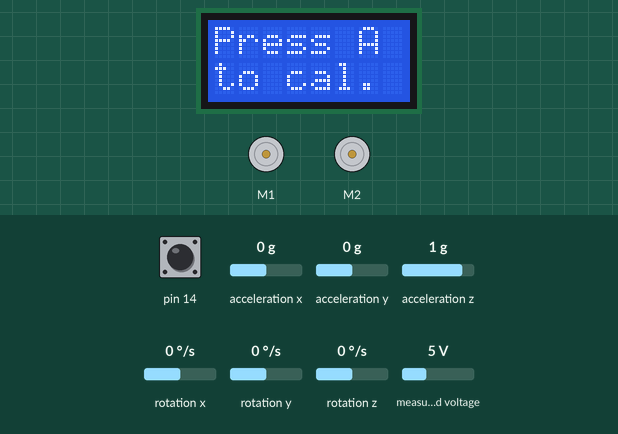
Simulated run of this sketch. Board: Arduino Leonardo, built with avr-gcc and run on an emulated ATmega32U4. Shown: 8×2 character LCD, 2 × DC motor (green arrow = forward, orange = backward, longer = faster). Inputs (shaded band) come from the test bench; at power-on: pin 14 HIGH, rotation z 0 °/s, acceleration x 0 g, acceleration y 0 g, acceleration z 1 g, rotation x 0 °/s, rotation y 0 °/s, measured voltage 5 V. What the sketch prints to the serial monitor is not drawn.

Above: at 0.8 s.
0.9 s: pin 14 pulled LOW for 0.15 s
At 2.9 s:
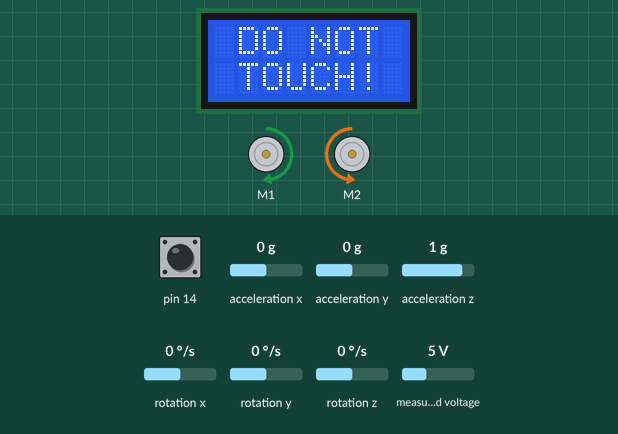
9.0 s: pin 14 pulled LOW for 3.2 s
At 14.1 s:
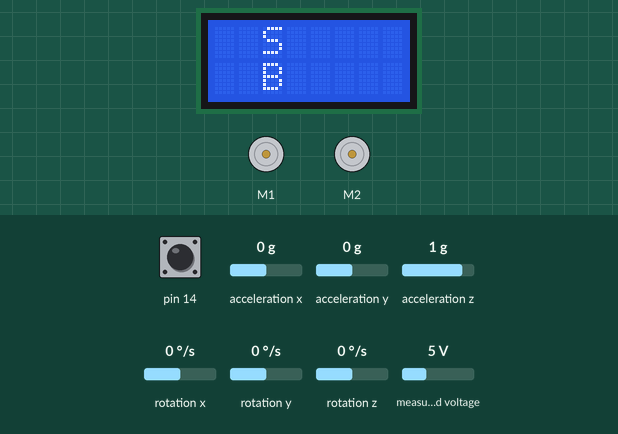
15.0 s: pin 14 pulled LOW for 1 s
At 17.5 s:
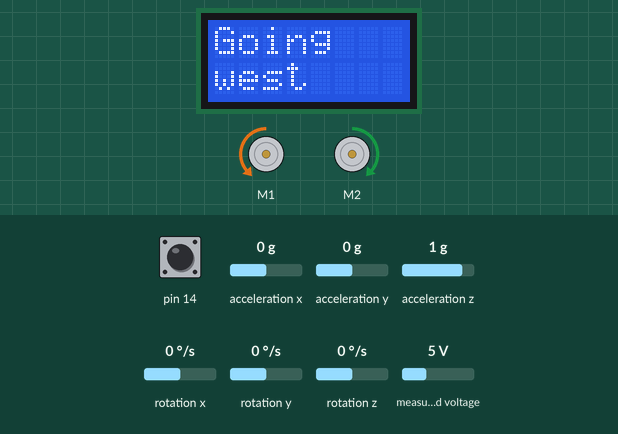
18.5 s: rotation z set to -100 °/s
At 20.1 s:
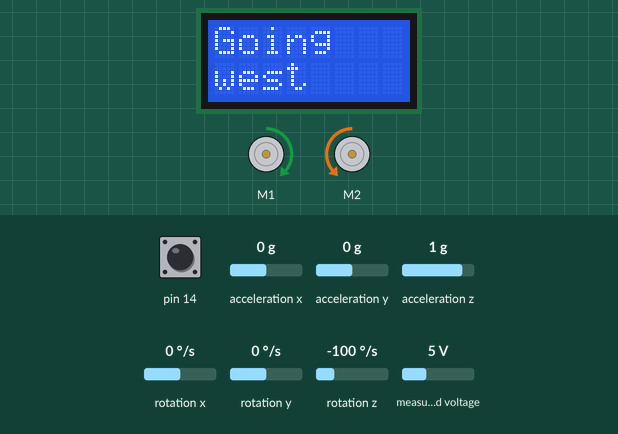
21.5 s: pin 14 pulled LOW for 0.15 s
At 23.5 s:
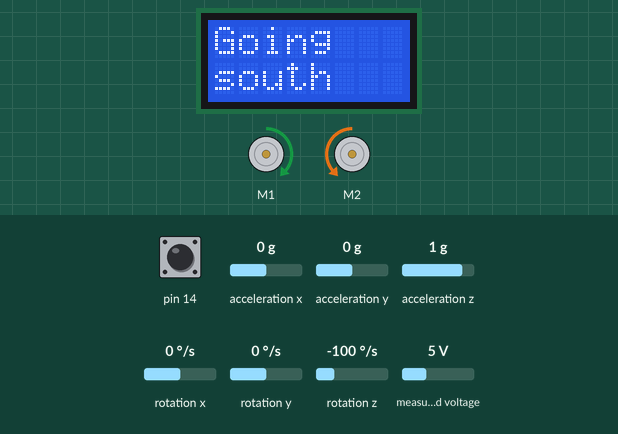
24.6 s: pin 14 pulled LOW for 0.15 s
At 26.1 s:
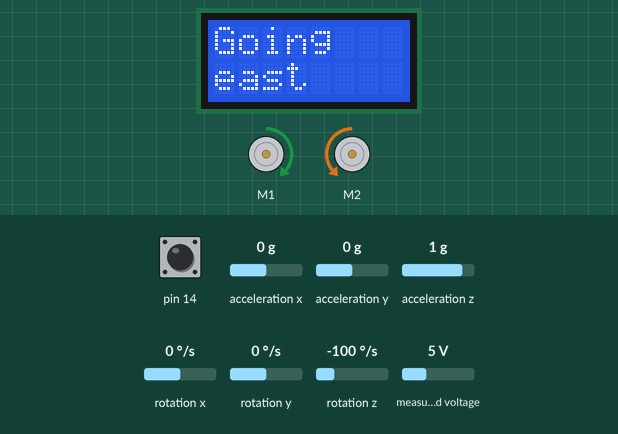
Timing chart, 0 to 28.7 s (numbered marks = the images above; inputs shaded):
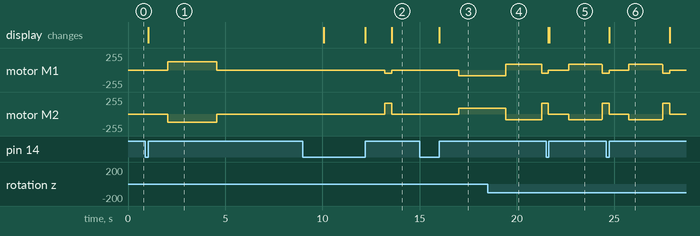

The sketch:

09-EscapingTheLabyrinth.ino
```cpp
#include <Zumo32U4.h>
#include "MazeCommands.h"

Zumo32U4ButtonA buttonA;
Zumo32U4LCD lcd;

void setup()
{
    // This writes the inital text to the LCD, telling the user to press A
    lcd.clear();
    lcd.print("Press A");
    lcd.gotoXY(0, 1);
    lcd.print("to cal.");

    // This waits for the A button to be pressed, then updates the LCD and red LED
    buttonA.waitForButton();
    lcd.clear();
    lcd.print(" DO NOT");
    lcd.gotoXY(0, 1);
    lcd.print(" TOUCH!");
    ledRed(1);

    delay(1000); // Wait one second for the user to remove their hand
    calibrate(); // Calibrate the line sensors and gyro
    ledRed(0);   // Reset the red LED

    // This writes the next set of text to the LCD
    lcd.clear();
    lcd.print("Press A");
    lcd.gotoXY(0, 1);
    lcd.print("to start");

    // Wait for the A button to be pressed again
    buttonA.waitForButton();
    lcd.clear();
    delay(1000);

    // Reset the gyro to its starting angle (normally, this isn't necessary but could be changed if the robot doesn't start facing north)
    gyro.angle = 0;
}

void loop()
{
    int availableDirections = followToTurn(); // Follows a line until it finds an intersection or dead end, then returns which directions are available

    // This writes the available directions to the screen
    lcd.clear();
    if (availableDirections & North) // This syntax checks if "North" is one of the available directions (we can discuss how this works in more detail for those interested!)
    {
        lcd.print("N");
    }

    lcd.gotoXY(1, 0);
    if (availableDirections & East)
    {
        lcd.print("E");
    }

    lcd.gotoXY(2, 0);
    if (availableDirections & South)
    {
        lcd.print("S");
    }

    lcd.gotoXY(3, 0);
    if (availableDirections & West)
    {
        lcd.print("W");
    }

    // In additon to reading cardinal directions, the "availableDirections" includes relative directions
    lcd.gotoXY(0, 1);
    if (availableDirections & Forward)
    {
        lcd.print("F");
    }

    lcd.gotoXY(1, 1);
    if (availableDirections & Right)
    {
        lcd.print("R");
    }

    lcd.gotoXY(2, 1);
    if (availableDirections & Backward)
    {
        lcd.print("B");
    }

    lcd.gotoXY(3, 1);
    if (availableDirections & Left)
    {
        lcd.print("L");
    }

    // This indicates whether the end was reached
    ledGreen(finished ? 1 : 0); // "finished" stores whether the end has been detected

    // Wait for the A button to be pressed, then print the cardinal direction to turn
    buttonA.waitForButton();
    lcd.clear();
    lcd.print("Going");
    lcd.gotoXY(0, 1);
    switch (getCardinalDirection(Left)) // "getCardinalDirection" can be used to convert relative directions to cardinal directions
    {
    case North:
        lcd.print("north");
        break;

    case East:
        lcd.print("east");
        break;

    case South:
        lcd.print("south");
        break;

    case West:
        lcd.print("west");
        break;
    }

    // Wait one second, then turn
    delay(1000);
    turn(Left); // Turn to the left. You can also use this function to turn to a specified cardinal direction
}
```

MazeCommands.h
```cpp
#include <Zumo32U4.h>
#include "ZumoGyroPosition.h"

#define NOMINAL_VOLTAGE 5600

#define WHITE_THRESHOLD 200     // The maximum line sensor reading to be read as white
#define BLACK_THRESHOLD 900     // The minimum line sensor reading to be read as black
#define SENSOR_HISTORY_LENGTH 5 // The number of sensor values to average for detecting intersections
#define BASE_SPEED 80           // The base motor speed while line following

#define FOLLOW_GAIN 0.15          // The gain to use while line following
#define FOLLOW_MAX_TURN_SPEED 150 // The maximum turn speed to use while line following
#define FOLLOW_MIN_TIME 350       // The miniumum number of milliseconds to follow the line before scnning for intersections

#define SCAN_DISTANCE 375       // The amount to drive forward after initial detection of an intersection (encoder ticks)
#define SCAN_GAIN 3.5           // The gain to use while driving forwards to scan an intersection
#define SCAN_COMPLETE_MARGIN 20 // The maximum error to finish scan movement (encoder ticks)

#define TURN_GAIN 30           // The gain to use while turning to an angle
#define TURN_MAX_SPEED 120     // The maximum motor speed to use while turning
#define TURN_COMPLETE_MARGIN 2 // The maximum error to finish a turn (degrees)

Zumo32U4LineSensors lineSensors;
ZumoGyroPosition gyro;
Zumo32U4Encoders encoders;
Zumo32U4Motors motors;

unsigned int sensorValues[5];
bool finished = false; // Whether the finish has been detected (never reset)

// Cardinal directions (which are read using the gyro sensor)
enum CardinalDirection
{
    North = 1,
    East = 2,
    South = 4,
    West = 8,
};

// Relative directions (which are based on the current gyro value)
enum RelativeDirection
{
    Forward = 16,
    Right = 32,
    Backward = 64,
    Left = 128
};

// Drives while compensating for battery voltage to improve consistency.
void driveCompensated(int left, int right)
{
    int battery = readBatteryMillivolts();
    int leftPower = ((((double)left / 400) * NOMINAL_VOLTAGE) / battery) * 400;
    int rightPower = ((((double)right / 400) * NOMINAL_VOLTAGE) / battery) * 400;
    Serial.println(left);
    motors.setSpeeds(leftPower, rightPower);
}

// Calibrates the line sensors and gyro sensor (should be placed over the calibration area and not moved)
void calibrate()
{
    // Calibrate the line sensors by turning in place
    lineSensors.initFiveSensors();
    motors.setSpeeds(200, -200);
    unsigned long startTime = millis();
    while (millis() - startTime < 2500)
    {
        lineSensors.calibrate();
    }
    motors.setSpeeds(0, 0);

    // Wait until the robot stops moving, then calibrate the gyro sensor
    delay(500);
    gyro.setup(false);
}

// Utility function for ensuring an angle is between -180° and 180°
double simplifyAngle(double angle)
{
    // Bring the angle to between -180° and 180° by shifting in units of 360°
    while (angle < -180)
    {
        angle += 360;
    }
    while (angle > 180)
    {
        angle -= 360;
    }
    return angle;
}

// Utility function for determing cardinal direction from a relative direction
CardinalDirection getCardinalDirection(RelativeDirection relativeDirection)
{
    // Find the correct relative angle
    int relativeAngle;
    switch (relativeDirection)
    {
    case Forward:
        relativeAngle = 0;
        break;

    case Right:
        relativeAngle = 90;
        break;

    case Backward:
        relativeAngle = 180;
        break;

    case Left:
        relativeAngle = -90;
        break;
    }

    // Calculate the angle for the specified relative direction
    double angle = simplifyAngle(gyro.angle + relativeAngle);

    // Find the nearest cardinal direction
    if (angle > -45 && angle <= 45)
    {
        return North;
    }
    else if (angle > 45 && angle <= 135)
    {
        return East;
    }
    else if (angle <= -45 && angle > -135)
    {
        return West;
    }
    else
    {
        return South;
    }
}

// Follows a line until it finds an intersection or dead end, then returns which directions are available (cardinal and relative)
int followToTurn()
{
    int availableDirections = 0;                 // Tracks all available directions (to be updated as directions are confirmed)
    bool scanningIntersection = false;           // Whether the robot is current moving straight forwards to scan an intersection
    unsigned long startTime = millis();          // The time (ms) that line following started
    int sensorHistory[5][SENSOR_HISTORY_LENGTH]; // The sensor history for averaging over a series of measurements

    // Initialize sensor history to all -1s, to keep track of which values are recorderd
    int sensorIndex;
    for (sensorIndex = 0; sensorIndex < 5; ++sensorIndex)
    {
        int i;
        for (i = 0; i < SENSOR_HISTORY_LENGTH; ++i)
        {
            sensorHistory[sensorIndex][i] = -1;
        }
    }

    while (true)
    {
        // Update the line sensors and gyro continuously
        int linePosition = lineSensors.readLine(sensorValues);
        gyro.update();

        // Update sensor history by shifting to the left and adding the new value
        int avgSensorValues[5];
        int sensorIndex;
        for (sensorIndex = 0; sensorIndex < 5; ++sensorIndex)
        {
            int avgTotal = 0;
            int avgCount = 0;

            int i;
            for (i = 0; i < SENSOR_HISTORY_LENGTH - 1; ++i)
            {
                int newValue = sensorHistory[sensorIndex][i + 1];
                sensorHistory[sensorIndex][i] = newValue;

                // Add to averaging totals if a real value
                if (newValue > 0)
                {
                    avgTotal += newValue;
                    avgCount += 1;
                }
            }

            // Add the current sensor value and calculate the average
            sensorHistory[sensorIndex][SENSOR_HISTORY_LENGTH - 1] = sensorValues[sensorIndex];
            avgTotal += sensorValues[sensorIndex];
            avgCount += 1;
            avgSensorValues[sensorIndex] = avgTotal / avgCount;
        }

        if (scanningIntersection) // Currently moving fowards to center over the intersection
        {
            // If a line is seen on the left side, mark the appropriate directions as available
            if (avgSensorValues[0] > WHITE_THRESHOLD)
            {
                availableDirections |= Left;
                availableDirections |= getCardinalDirection(Left);
            }

            // If a line is seen on the right side, mark the appropriate directions as available
            if (avgSensorValues[4] > WHITE_THRESHOLD)
            {
                availableDirections |= Right;
                availableDirections |= getCardinalDirection(Right);
            }

            // Calculate drive speeds using proportional control
            int leftError = SCAN_DISTANCE - encoders.getCountsLeft();
            int rightError = SCAN_DISTANCE - encoders.getCountsRight();

            driveCompensated(
                constrain(leftError * SCAN_GAIN, BASE_SPEED * -1, BASE_SPEED),
                constrain(rightError * SCAN_GAIN, BASE_SPEED * -1, BASE_SPEED));

            // The robot has centered itself over the intersection
            if (abs(leftError) < SCAN_COMPLETE_MARGIN && abs(rightError) < SCAN_COMPLETE_MARGIN)
            {
                // If a line is seen on the center sensor, mark the appropriate directions as available
                if (avgSensorValues[2] > WHITE_THRESHOLD)
                {
                    availableDirections |= Forward;
                    availableDirections |= getCardinalDirection(Forward);
                }

                // The intersection detection is done
                break;
            }
        }
        else // No intersection detected yet, line follow
        {
            if (millis() - startTime < FOLLOW_MIN_TIME)
            {
                // Follow the line (skips to end of if statement)
            }
            else if (avgSensorValues[0] < WHITE_THRESHOLD && avgSensorValues[1] < WHITE_THRESHOLD && avgSensorValues[2] < WHITE_THRESHOLD && avgSensorValues[3] < WHITE_THRESHOLD && avgSensorValues[4] < WHITE_THRESHOLD) // All sensors are seeing white, so this is a dead end
            {
                // The intersection detection is done
                break;
            }
            else if (avgSensorValues[0] > WHITE_THRESHOLD || avgSensorValues[4] > WHITE_THRESHOLD) // The left or right sensor sees a line, so start centering on the intersection
            {
                // Go directly forward, stop line following
                driveCompensated(BASE_SPEED, BASE_SPEED);

                // Reset the encoders
                encoders.getCountsAndResetLeft();
                encoders.getCountsAndResetRight();

                // Change mode for future cycles
                scanningIntersection = true;
                continue;
            }
            else if (avgSensorValues[1] > BLACK_THRESHOLD || avgSensorValues[2] > BLACK_THRESHOLD || avgSensorValues[3] > BLACK_THRESHOLD) // One of the center three sensors sees black, so we've finished the maze
            {
                // Note the maze as finished
                finished = true;

                // The intersection detection is done
                break;
                continue;
            }

            // Nothing unusual happening, follow the line
            int turnSpeed = constrain((linePosition - 2000) * FOLLOW_GAIN, FOLLOW_MAX_TURN_SPEED * -1, FOLLOW_MAX_TURN_SPEED); // Calculate turn speed using proportional control
            driveCompensated(BASE_SPEED + turnSpeed, BASE_SPEED - turnSpeed);                                                  // Run the motors based on the turn speed
        }
    }

    // Marks the origin direction as available
    availableDirections |= Backward;
    availableDirections |= getCardinalDirection(Backward);

    // Stop the motors in case the user's code takes a significant length of time
    motors.setSpeeds(0, 0);

    // Reset the gyro to the nearest cardinal direction (improves reliability over long runs)
    switch (getCardinalDirection(Forward))
    {
    case North:
        gyro.angle = 0;
        break;
    case East:
        gyro.angle = 90;
        break;
    case South:
        gyro.angle = 180;
        break;
    case West:
        gyro.angle = -90;
        break;
    }

    // Return the available directions
    return availableDirections;
}

// Turns to the specified cardinal direction
void turn(CardinalDirection targetDirection)
{
    // Determine the target angle in degrees
    double targetAngle;
    switch (targetDirection)
    {
    case North:
        targetAngle = 0;
        break;

    case East:
        targetAngle = 90;
        break;

    case South:
        targetAngle = 180;
        break;

    case West:
        targetAngle = -90;
        break;
    }

    // Run proportional control until within the required margin
    double error;
    do
    {
        gyro.update();                                                                     // Update the gyro sensor
        error = simplifyAngle(targetAngle - gyro.angle);                                   // Calculate the current error
        int turnSpeed = constrain(error * TURN_GAIN, TURN_MAX_SPEED * -1, TURN_MAX_SPEED); // Calculate turn speed using proportional control
        driveCompensated(turnSpeed, turnSpeed * -1);                                       // Run the motors based on the turn speed
    } while (abs(error) > TURN_COMPLETE_MARGIN);

    // Stop the motors in case the user's code takes a significant length of time
    motors.setSpeeds(0, 0);
}

// Turns to the specified relative direction
void turn(RelativeDirection targetDirection)
{
    turn(getCardinalDirection(targetDirection));
}
```

ZumoGyroPosition.cpp
```cpp
#include "ZumoGyroPosition.h"

void ZumoGyroPosition::setup(bool i)
{
    Wire.begin();
    a.init();
    a.enableDefault();
    if (i)
    {
        cli();
        TCCR3A = 0;
        TCCR3B = 0;
        TCNT3 = 0;
        OCR3A = 77;
        TCCR3B = bit(WGM32) | bit(CS32) | bit(CS30);
        TIMSK3 |= (1 << OCIE3A);
        sei();
    }
    unsigned long j = millis();
    while (millis() - j < 5000)
    {
        a.readGyro();
        c += 1;
        d += a.g.z;
        if (millis() - j > 1000)
        {
            e += 1;
            f += abs(a.g.z - ((double)d / (double)c));
        }
    }
    b = true;
}

void ZumoGyroPosition::update()
{
    if (!b)
    {
        return;
    }
    if (g == NULL)
    {
        g = micros();
    }
    interrupts();
    a.readGyro();
    unsigned long k = micros();
    double l = a.g.z - ((double)d / (double)c);
    if (abs(l) < (f / (double)e) * 3.5)
    {
        l = 0;
    }
    l /= -117.69;
    double m = (double)(k - g) / 1000000;
    angle += (l * m) - ((l - h) * m * 0.5);
    g = k;
    h = l;
}
```

ZumoGyroPosition.h
```cpp
#include <Wire.h>
#include <Zumo32U4.h>

class ZumoGyroPosition
{
    Zumo32U4IMU a;
    bool b = false;
    int c;
    int32_t d;
    int e;
    double f;
    unsigned long g;
    double h = 0;

public:
    volatile double angle = 0;
    void setup(bool);
    void update();
};
```

Measured:
- after the input at 0.9 s, motor M1: stopped → forward 127/255 after 1.2 s, → stopped 2.5 s later; motor M2: stopped → backward 127/255 after 1.2 s, → stopped 2.5 s later; the display: changes after 0.15 s (image 1)
- after the input at 9.0 s, motor M1: stopped → backward 49/255 after 4.2 s, → stopped 0.35 s later; motor M2: stopped → forward 163/255 after 4.2 s, → stopped 0.35 s later; the display: first differs from a run without the input after 3.2 s (image 2 shows a later state)
- after the input at 15.0 s, motor M1: stopped → backward 85/255 after 2.0 s; motor M2: stopped → forward 85/255 after 2.0 s; the display: changes after 1.0 s (image 3)
- after the input at 18.5 s, motor M1: backward 85/255 → forward 85/255 after 0.93 s, → backward 49/255 1.8 s later; motor M2: forward 85/255 → backward 85/255 after 0.93 s, → forward 163/255 1.8 s later
- after the input at 21.5 s, the display: first differs from a run without the input after 0.16 s (image 5)
- after the input at 24.6 s, the display: first differs from a run without the input after 0.16 s (image 6)
